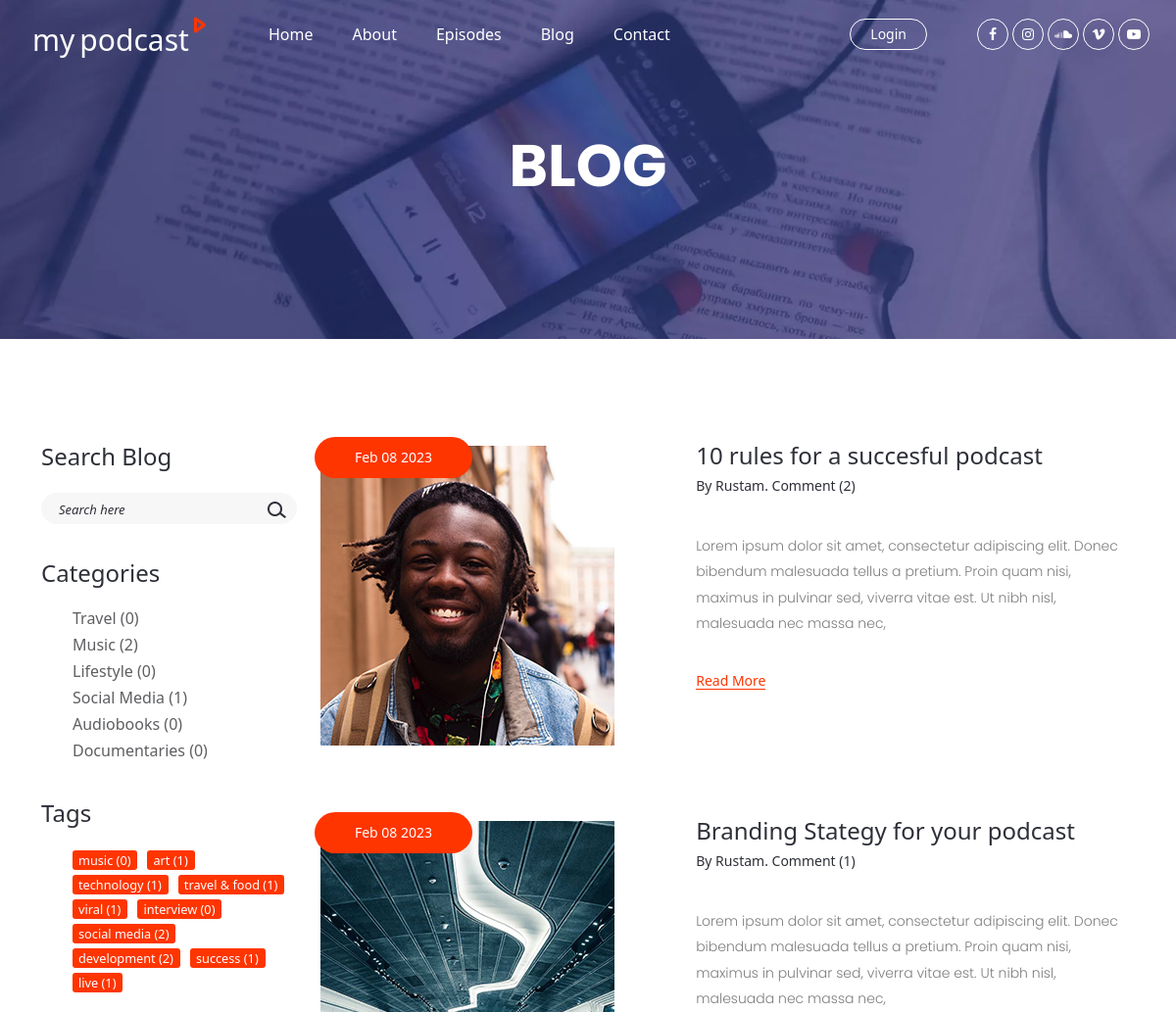
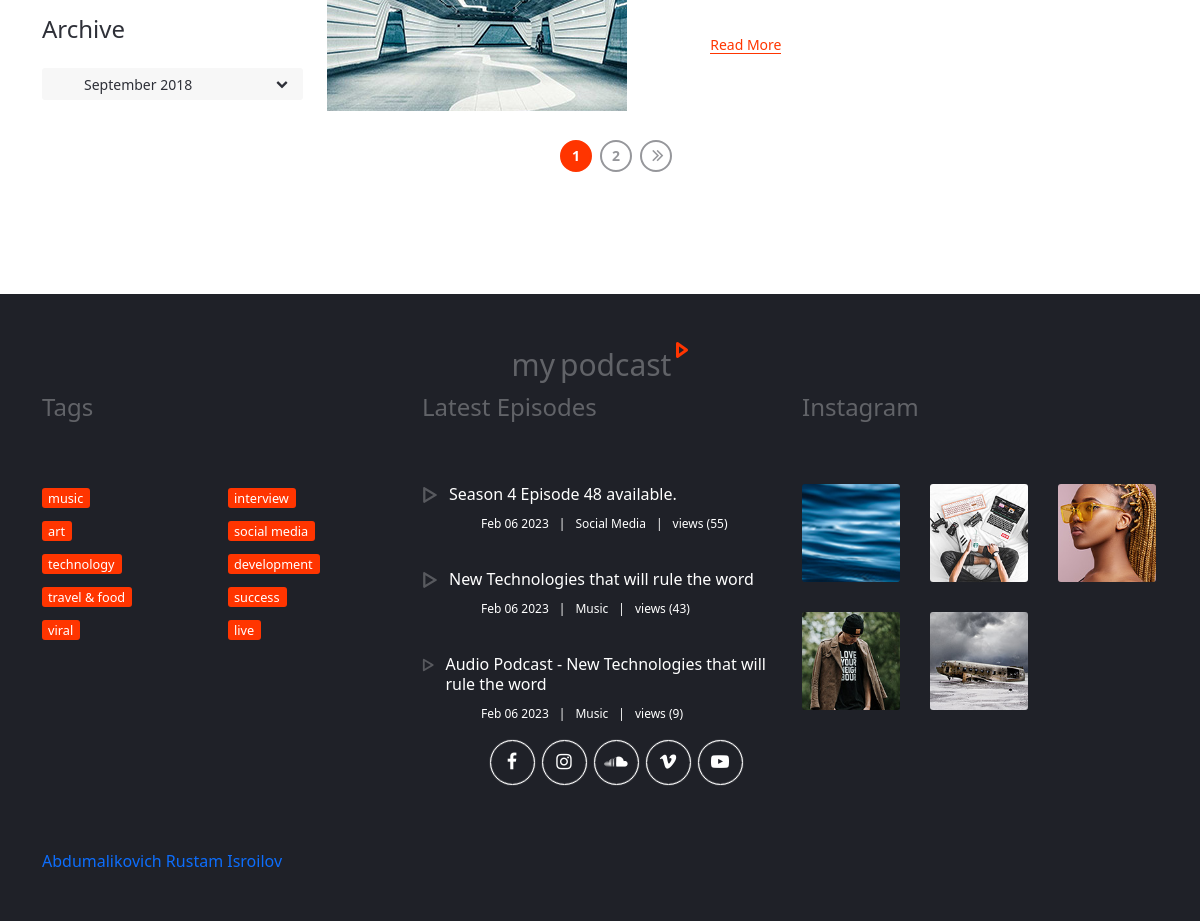
Screenshot of /blog/ with the database file from the repository (2 pictures, top to bottom).
### blog/models.py (models this page shows, shortened)
class Category(models.Model):
    title = models.CharField(max_length=202)
    image = models.ImageField(null=True, blank=True)
    def __str__(self):
        return self.title

class Tag(models.Model):
    title = models.CharField(max_length=202)

class Blog(models.Model):
    author = models.ForeignKey(Profile, on_delete=models.CASCADE)
    title = models.CharField(max_length=202)
    image = models.ImageField()
    description = models.TextField()
    created_at = models.DateTimeField(auto_now_add=True)

class Article(models.Model):
    author = models.ForeignKey(Profile, on_delete=models.CASCADE)
    category = models.ForeignKey(Category, on_delete=models.CASCADE, related_name='categorys')
    Season = models.ForeignKey(Season, on_delete=models.CASCADE, related_name='seasons')
    title = models.CharField(max_length=202)
    image = models.ImageField()
    audio = models.FileField()
    description = models.TextField()
    tags = models.ManyToManyField(Tag, related_name='tags')
    views = models.IntegerField(default=0)
    created_at = models.DateTimeField(auto_now_add=True)

### author/models.py (models this page shows, shortened)
class Profile(models.Model):
    user = models.OneToOneField(User, on_delete=models.CASCADE)
    avatar = models.ImageField(null=True, blank=True)
    bio = models.CharField(max_length=202)

### blog/views.py (the view)
# urls.py: path('', blog_view, name='blog'),
def blog_view(request):
    obj = Blog.objects.order_by('-id')
    obj_article = Article.objects.order_by('-id')[:3]
    category = Category.objects.all()
    tags = Tag.objects.all()
    q = request.GET.get('q')
    if q:
        obj = obj.filter(title__icontains=q)
    cat = request.GET.get('cat')
    if cat:
        obj = obj.filter(category__title__exact=cat)
    tag = request.GET.get('tag')
    if tag:
        obj = obj.filter(tags__title__icontains=tag)
    p = Paginator(obj, 2)
    page = request.GET.get('page')
    obj_page = p.get_page(page)
    ctx = {
        'blogs': obj_page,
        'objs': obj_article,
        'categorys': category,
        'tags': tags
    }
    return render(request, 'mypodcast/blog.html', ctx)

### templates/mypodcast/blog.html (shortened to what this page needs)
<!DOCTYPE html>
{% load static %}
<html lang="en">
<head>
    <link rel="stylesheet" type="text/css" href="{% static 'styles/bootstrap-4.1.2/bootstrap.min.css' %}">
    <link href="{% static 'plugins/font-awesome-4.7.0/css/font-awesome.min.css' %}" rel="stylesheet" type="text/css">
    <link href="{% static 'plugins/colorbox/colorbox.css' %}" rel="stylesheet" type="text/css">
    <link rel="stylesheet" type="text/css" href="{% static 'styles/blog.css' %}">
    <link rel="stylesheet" type="text/css" href="{% static 'styles/blog_responsive.css' %}">
</head>
<body>
<div class="super_container">
    {% include 'header.html' %}
    <div class="home">
        <div class="parallax_background parallax-window" data-parallax="scroll"
             data-image-src="{% static 'images/blog.jpg.webp' %}"
             data-speed="0.8"></div>
        <div class="home_container d-flex flex-column align-items-center justify-content-center">
            <div class="home_content">
                <div class="home_title"><h1>blog</h1></div>
            </div>
        </div>
    </div>
    <div class="blog">
        <div class="container">
            <div class="row">
                <div class="col-lg-3 order-lg-1 order-2 sidebar_col">
                    <div class="sidebar">
                        <div class="sidebar_search">
                            <div class="sidebar_title">Search Blog</div>
                            <form action="#" class="search_form" id="search_form">
                                <input type="search" class="search_input" placeholder="Search here" name="q" required="required">
                                <button class="search_button"><img src="{% static 'images/search.png' %}" alt="">
                                </button>
                            </form>
                        </div>
                        <div class="sidebar_list">
                            <div class="sidebar_title">Categories</div>
                            <ul>
                                {% for category in categorys %}
                                    <li><a href="{% url 'episode' %}?cat={{ category.title }}">{{ category.title }}
                                        ({{ category.categorys.count }})</a></li>
                                {% endfor %}
                            </ul>
                        </div>
                        <div class="sidebar_tags">
                            <div class="sidebar_title">Tags</div>
                            <div class="tags">
                                <ul class="d-flex flex-row align-items-start justify-content-start flex-wrap">
                                    {% for tag in tags %}
                                        <li><a href="{% url 'episode' %}?tag={{ tag.title }}">{{ tag.title }}
                                            ({{ tag.tags.count }})</a></li>
                                    {% endfor %}
                                </ul>
                            </div>
                        </div>
                        <div class="sidebar_archive">
                            <div class="sidebar_title">Archive</div>
                            <div class="dropdown">
                                <ul>
                                    <li class="dropdown_selected d-flex flex-row align-items-center justify-content-start">
                                        <span>September 2018</span><i class="fa fa-chevron-down ml-auto"
                                                                      aria-hidden="true"></i>
                                    </li>
                                </ul>
                            </div>
                        </div>
                    </div>
                </div>
                <div class="col-lg-9 blog_col order-lg-2 order-1">
                    <div class="blog_posts">
                        {% for obj in blogs %}
                            <div class="blog_post d-flex flex-md-row flex-column align-items-start justify-content-start">
                                <div class="blog_post_image">
                                    <img src="{{ obj.image.url }}"
                                         alt="https://unsplash.com/@kellysikkema">
                                    <div class="blog_post_date"><a href="#">{{ obj.created_at|date:'M d Y' }}</a></div>
                                </div>
                                <div class="blog_post_content">
                                    <div class="blog_post_title"><a
                                            href="{% url 'detail_blog' obj.pk %}">{{ obj.title }}</a></div>
                                    <div class="blog_post_author">By <a href="#">{{ obj.author.user }}.  </a>
                                    Comment <a href="#">({{ obj.comments.count }})</a></div>
                                    <div class="blog_post_text">
                                        <p>{{ obj.description|slice:'200' }}</p>
                                    </div>
                                    <div class="blog_post_link"><a href="{% url 'detail_blog' obj.pk %}">Read More</a></div>
                                </div>
                            </div>
                        {% endfor %}
                    </div>
                </div>
            </div><br>
            <div class="row page_nav_row">
                <div class="col">
                    <div class="page_nav d-flex flex-row align-items-center justify-content-center">
                        <ul class="d-flex flex-row">
                            {% for i in blogs.paginator.page_range %}
                                {% if blogs.number == i %}
                                    <li class="active"><a href="?page={{ i }}">{{ i }}</a></li>
                                {% else %}
                                    <li><a href="?page={{ i }}">{{ i }}</a></li>
                                {% endif %}
                            {% endfor %}
                            {% if blogs.has_next %}
                                <li><a href="?page={{ blogs.next_page_number }}"><i class="fa fa-angle-double-right"
                                                                                   aria-hidden="true"></i></a></li>
                            {% endif %}
                        </ul>
                    </div>
                </div>
            </div>
        </div>
    </div>
    {% include 'footer.html' %}
</div>
</body>
</html>

### templates/header.html (shortened to what this page needs)
{% load static %}
<link href="https://cdn.jsdelivr.net/npm/bootstrap@5.0.2/dist/css/bootstrap.min.css" rel="stylesheet"
>
<header class="header trans_400">
    <div class="logo">
        <a href="#"><span>my</span>podcast<img src="{% static 'images/play.png' %}" alt=""></a>
    </div>
    <div class="container">
        <div class="row">
            <div class="col">
                <div class="header_content d-flex flex-row align-items-center justify-content-start trans_400">
                    <nav class="main_nav">
                        <ul class="d-flex flex-row align-items-start justify-content-start">
                            <li><a href="{% url 'home' %}">Home</a></li>
                            <li><a href="{% url 'about' %}">About</a></li>
                            <li><a href="{% url 'episode' %}">Episodes</a></li>
                            <li><a href="{% url 'blog' %}">Blog</a></li>
                            <li><a href="{% url 'contact' %}">Contact</a></li>
                        </ul>
                    </nav>
                </div>
            </div>
        </div>
    </div>
    <div class="header_right d-flex flex-row align-items-start justify-content-start">
        {% if request.user.is_authenticated %}
            <div class="submit"><a href="#">{{ request.user.username }}</a></div>
            <div class="submit"><a href="{% url 'logout' %}">Logout</a></div>
        {% else %}
            <div class="submit"><a href="{% url 'login' %}">Login</a></div>
        {% endif %}
        <div class="social">
            <ul class="d-flex flex-row align-items-start justify-content-start">
                <li><a href="#"><i class="fa fa-facebook" aria-hidden="true"></i></a></li>
                <li><a href="#"><i class="fa fa-instagram" aria-hidden="true"></i></a></li>
                <li><a href="#"><i class="fa fa-soundcloud" aria-hidden="true"></i></a></li>
                <li><a href="#"><i class="fa fa-vimeo" aria-hidden="true"></i></a></li>
                <li><a href="#"><i class="fa fa-youtube-play" aria-hidden="true"></i></a></li>
            </ul>
        </div>
    </div>
</header>

### templates/footer.html (shortened to what this page needs)
{% load static %}
     <footer class="footer">
        <div class="container">
            <div class="row footer_logo_row">
                <div class="col d-flex flex-row align-items-center justify-content-center">
                    <div class="logo">
                        <a href="#"><span>my</span>podcast<img src="{% static 'images/play.png' %}" alt=""></a>
                    </div>
                </div>
            </div>
            <div class="row footer_content_row">
                <div class="col-lg-4">
                    <div class="footer_title">Tags</div>
                    <div class="footer_list">
                        {% for tag in tags %}
                        <div>
                            <div><a href="{% url 'episode' %}?tag={{ tag.title }}">{{ tag.title }}</a></div>
                        </div>
                        {% endfor %}
                    </div>
                </div>
                <div class="col-lg-4">
                    <div class="footer_title">Latest Episodes</div>
                    <div class="latest_container">
                        {% for obj in objs %}
                        <div class="latest">
                            <div class="latest_title_container d-flex flex-row align-items-start justify-content-start">
                                <a href="{% url 'post_views_up' obj.pk %}">
                                    <div class="d-flex flex-row align-items-start justify-content-start">
                                        <div class="latest_play">
                                        </div>
                                        <div class="latest_title_content">
                                            <div class="latest_title">{{ obj.title }}</div>
                                        </div>
                                    </div>
                                </a>
                            </div>
                            <div class="latest_episode_info">
                                <ul class="d-flex flex-row align-items-start justify-content-start">
                                    <li><a href="#">{{ obj.created_at|date:'M d Y'}}</a></li>
                                    <li><a href="#">{{ obj.category }}</a></li>
                                    <li><a href="#">views ({{ obj.views }})</a></li>
                                </ul>
                            </div>
                        </div>
                        {% endfor %}
                    </div>
                </div>
                <div class="col-lg-4">
                    <div class="footer_title">Instagram</div>
                    <div class="gallery d-flex flex-row align-items-start justify-content-start flex-wrap">
                        <div class="gallery_item">
                            <a class="colorbox" href="{% static 'images/gallery_1_large.jpg' %}"><img src="{% static 'images/gallery_1.jpg' %}"
                                                                                       alt=""></a>
                        </div>
                        <div class="gallery_item">
                            <a class="colorbox" href="{% static 'images/gallery_2_large.jpg' %}"><img src="{% static 'images/gallery_2.jpg' %}"
                                                                                       alt=""></a>
                        </div>
                        <div class="gallery_item">
                            <a class="colorbox" href="{% static 'images/gallery_3_large.jpg' %}"><img src="{% static 'images/gallery_3.jpg' %}"
                                                                                       alt=""></a>
                        </div>
                        <div class="gallery_item">
                            <a class="colorbox" href="{% static 'images/gallery_4_large.jpg' %}"><img src="{% static 'images/gallery_4.jpg' %}"
                                                                                       alt=""></a>
                        </div>
                        <div class="gallery_item">
                            <a class="colorbox" href="{% static 'images/gallery_5_large.jpg' %}"><img src="{% static 'images/gallery_5.jpg' %}"
                                                                                       alt=""></a>
                        </div>
                    </div>
                </div>
            </div>
            <div class="row footer_social_row">
                <div class="col">
                    <div class="footer_social">
                        <ul class="d-flex flex-row align-items-center justify-content-center">
                            <li><a href="#"><i class="fa fa-facebook" aria-hidden="true"></i></a></li>
                            <li><a href="#"><i class="fa fa-instagram" aria-hidden="true"></i></a></li>
                            <li><a href="#"><i class="fa fa-soundcloud" aria-hidden="true"></i></a></li>
                            <li><a href="#"><i class="fa fa-vimeo" aria-hidden="true"></i></a></li>
                            <li><a href="#"><i class="fa fa-youtube-play" aria-hidden="true"></i></a></li>
                        </ul>
                    </div>
                </div>
            </div>
            <a href="https://abdumalikovich.uz/cgi-sys/suspendedpage.cgi">Abdumalikovich Rustam Isroilov</a>
        </div>
    </footer>

### static/styles/blog_responsive.css (style rules this page uses)
@media only screen and (max-width: 1600px) { .header_content { padding-left: 200px; } }

### rows the page displays
Category: title "Travel", categorys.count "0"
Category: title "Music", categorys.count "2"
Category: title "Lifestyle", categorys.count "0"
Category: title "Social Media", categorys.count "1"
Category: title "Audiobooks", categorys.count "0"
Category: title "Documentaries", categorys.count "0"
Tag: title "music", tags.count "0"
Tag: title "art", tags.count "1"
Tag: title "technology", tags.count "1"
Tag: title "travel & food", tags.count "1"
Tag: title "viral", tags.count "1"
Tag: title "interview", tags.count "0"
Tag: title "social media", tags.count "2"
Tag: title "development", tags.count "2"
Tag: title "success", tags.count "1"
Tag: title "live", tags.count "1"
Blog: image (picture), created_at "Feb 08 2023", title "10 rules for a succesful podcast", author.user "Rustam", comments.count "2", description "Lorem ipsum dolor sit amet, consectetur adipiscing elit. Donec bibendum malesuada tellus a pretium. Proin quam nisi, maximus in pulvinar sed, viverra vitae est. Ut nibh nisl, malesuada nec massa nec,"
Blog: image (picture), created_at "Feb 08 2023", title "Branding Stategy for your podcast", author.user "Rustam", comments.count "1", description "Lorem ipsum dolor sit amet, consectetur adipiscing elit. Donec bibendum malesuada tellus a pretium. Proin quam nisi, maximus in pulvinar sed, viverra vitae est. Ut nibh nisl, malesuada nec massa nec,"
Article: title "Season 4 Episode 48 available.", created_at "Feb 06 2023", category "Social Media", views "55"
Article: title "New Technologies that will rule the word", created_at "Feb 06 2023", category "Music", views "43"
Article: title "Audio Podcast - New Technologies that will rule the word", created_at "Feb 06 2023", category "Music", views "9"

### other values shown
{{ i }} "1"
{{ i }} "2"
